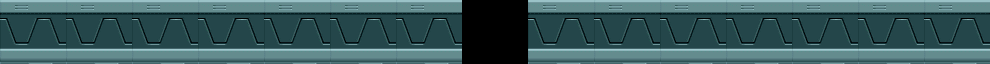

This is a level from a 2D game, rendered from its Tiled map with the project's own tilesets. A one-line summary and the map file follow, with tile-layer data summarised:
An orthogonal 15x1 tile map with 66x64 px tiles, 1 tile layer (Tile Layer 1).

<map version="1.0" orientation="orthogonal" width="15" height="1" tilewidth="66" tileheight="64">
 <tileset firstgid="1" name="bottile" tilewidth="66" tileheight="64">
  <image source="bottile.png" width="66" height="64" />
  <tile id="0">
   <properties>
    <property name="blocked" value="true" />
   </properties>
  </tile>
 </tileset>
 <layer name="Tile Layer 1" width="15" height="1">
  <data>[15 cells, 14 non-empty, 1 distinct tile ids]</data>
 </layer>
</map>
